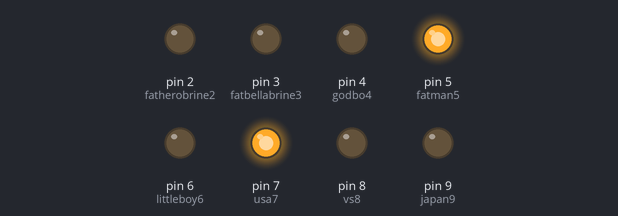
The sketch below on a simulated Arduino Uno, built with avr-gcc and run on an emulated ATmega328P. Shown: output pins drawn as LEDs (lit = HIGH).

Above: at 0.2 s.
At 0.7 s:
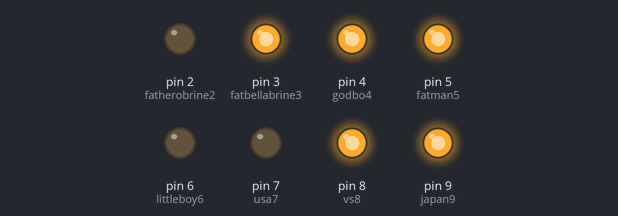
At 1.2 s:
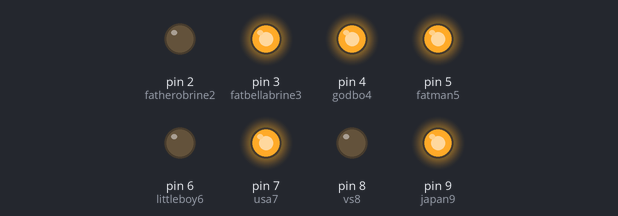
At 1.7 s:
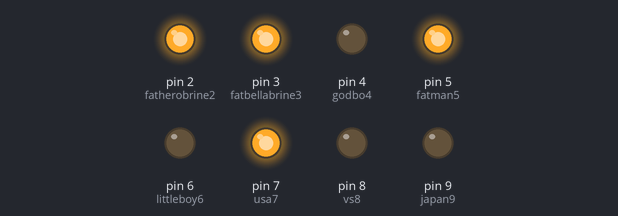
At 2.2 s:
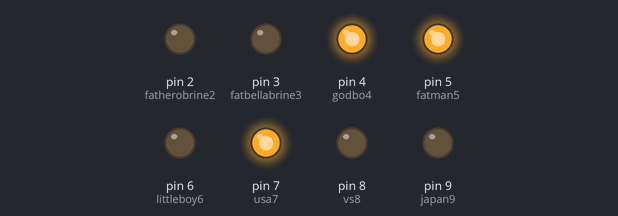
Timing chart, 0 to 3.0 s (numbered marks = the images above):
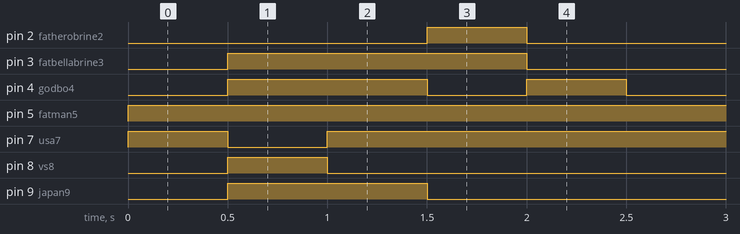

Measured:
- by itself, pin 2 (fatherobrine2), pin 8 (vs8): alternates HIGH for 0.50 s and LOW for 2.0 s
- by itself, pin 3 (fatbellabrine3): alternates HIGH for 1.5 s and LOW for 1.0 s
- by itself, pin 4 (godbo4): repeats every 2.5 s: LOW 0.50 s, HIGH 0.50 s, LOW 0.50 s, HIGH 1.0 s
- by itself, pin 5 (fatman5): LOW → HIGH at 0.00 s
- by itself, pin 7 (usa7): repeats every 2.5 s: LOW 0.50 s, HIGH 2.0 s
- by itself, pin 9 (japan9): alternates HIGH for 1.0 s and LOW for 1.5 s

The sketch:

Trey_sevenseg.ino
```cpp
int fatherobrine2 = 2;
int fatbellabrine3 = 3;
int godbo4 = 4;
int fatman5 = 5;
int littleboy6 = 6;
int usa7 = 7;
int vs8 = 8;
int japan9 = 9;
void setup() {
  // put your setup code here, to run once:
pinMode(fatherobrine2,OUTPUT);
pinMode(fatbellabrine3,OUTPUT);
pinMode(godbo4,OUTPUT);
pinMode(fatman5,OUTPUT);
pinMode(littleboy6,OUTPUT);
pinMode(usa7,OUTPUT);
pinMode(vs8,OUTPUT);
pinMode(japan9,OUTPUT);
}

void loop() {
  // put your main code here, to run repeatedly:
  alexanderbobotin1();
  delay(500);
  aimbot2();
  delay(500);
  Master3();
  delay(500);
  fatThor4();
  delay(500);
  smarthulk7();
  delay(500);
}
void alexanderbobotin1() {
  // put your main code here, to run repeatedly:
  digitalWrite(fatherobrine2,LOW);
  digitalWrite(fatbellabrine3,LOW);
   digitalWrite(godbo4,LOW);
    digitalWrite(fatman5,HIGH);
     digitalWrite(littleboy6,LOW);
      digitalWrite(usa7,HIGH);
       digitalWrite(vs8,LOW);
        digitalWrite(japan9,LOW);
}
void aimbot2() {
  // put your main code here, to run repeatedly:
  digitalWrite(fatherobrine2,LOW);
  digitalWrite(fatbellabrine3,HIGH);
   digitalWrite(godbo4,HIGH);
    digitalWrite(fatman5,HIGH);
     digitalWrite(littleboy6,LOW);
      digitalWrite(usa7,LOW);
       digitalWrite(vs8,HIGH);
        digitalWrite(japan9,HIGH);
}
void Master3() {
  // put your main code here, to run repeatedly:
  digitalWrite(fatherobrine2,LOW);
  digitalWrite(fatbellabrine3,HIGH);
   digitalWrite(godbo4,HIGH);
    digitalWrite(fatman5,HIGH);
     digitalWrite(littleboy6,LOW);
      digitalWrite(usa7,HIGH);
       digitalWrite(vs8,LOW);
        digitalWrite(japan9,HIGH);
}
void fatThor4() {
  // put your main code here, to run repeatedly:
  digitalWrite(fatherobrine2,HIGH);
  digitalWrite(fatbellabrine3,HIGH);
   digitalWrite(godbo4,LOW);
    digitalWrite(fatman5,HIGH);
     digitalWrite(littleboy6,LOW);
      digitalWrite(usa7,HIGH);
       digitalWrite(vs8,LOW);
        digitalWrite(japan9,LOW);
}
void ninja5() {
  // put your main code here, to run repeatedly:
  digitalWrite(fatherobrine2,LOW);
  digitalWrite(fatbellabrine3,HIGH);
   digitalWrite(godbo4,HIGH);
    digitalWrite(fatman5,HIGH);
     digitalWrite(littleboy6,LOW);
      digitalWrite(usa7,LOW);
       digitalWrite(vs8,HIGH);
        digitalWrite(japan9,HIGH);
}
void smarthulk7() {
  // put your main code here, to run repeatedly:
  digitalWrite(fatherobrine2,LOW);
  digitalWrite(fatbellabrine3,LOW);
   digitalWrite(godbo4,HIGH);
    digitalWrite(fatman5,HIGH);
     digitalWrite(littleboy6,LOW);
      digitalWrite(usa7,HIGH);
       digitalWrite(vs8,LOW);
        digitalWrite(japan9,LOW);
}
```
